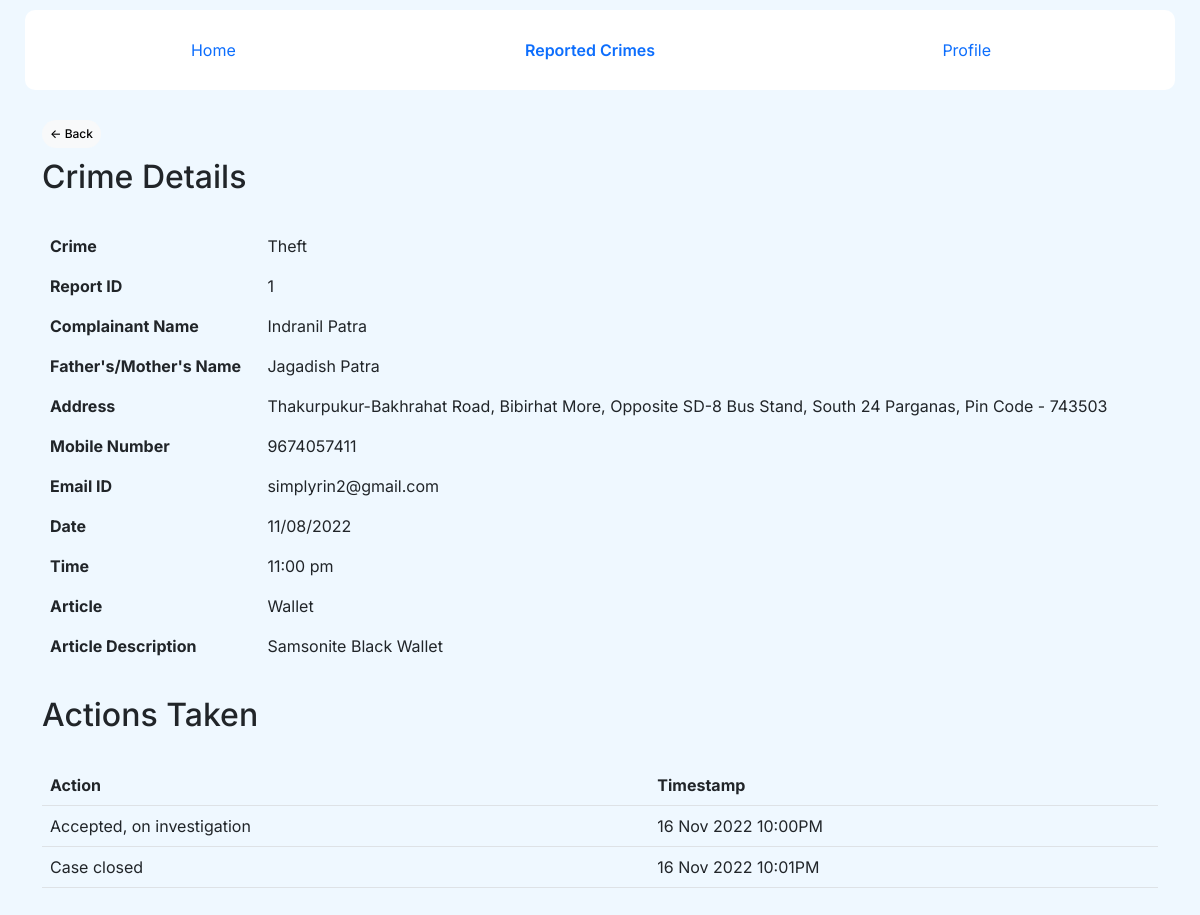
Screenshot of /reported-crimes/1 (signed in) with the database file from the repository.
### models.py (models this page shows)
class TheftFir(db.Model):
    __tablename__='theft_fir'
    id=db.Column(db.Integer, primary_key=True, autoincrement=True)
    ftime=db.Column(db.DateTime, nullable=False)
    username=db.Column(db.String, db.ForeignKey('user.username'), nullable=False)
    cname=db.Column(db.String, nullable=False)
    pname=db.Column(db.String, nullable=False)
    address=db.Column(db.String, nullable=False)
    mob=db.Column(db.String, nullable=False)
    email=db.Column(db.String, nullable=False)
    place=db.Column(db.String, nullable=False)
    datetime=db.Column(db.String, nullable=False)
    aname=db.Column(db.String, nullable=False)
    description=db.Column(db.String, nullable=False)
    closed=db.Column(db.Integer, nullable=False)

class Actions(db.Model):
    __tablename__='actions'
    id=db.Column(db.Integer, db.ForeignKey('theft_fir.id'), primary_key=True)
    accepted=db.Column(db.Boolean)
    accepted_timeStamp=db.Column(db.DateTime)
    rejected=db.Column(db.Boolean)
    rejected_timeStamp=db.Column(db.DateTime)
    closed_timeStamp=db.Column(db.DateTime)
    remarks=db.Column(db.String)

### manager.py (the view)
@app.route('/reported-crimes/<int:id>', methods=['GET'])
@login_required
def crimes_details(id):
    fir=db.session.query(TheftFir).filter(TheftFir.id==id and TheftFir.username==current_user.username).first()
    if fir is None:
        return render_template('error.html')
    action_taken=db.session.query(Actions).filter(Actions.id==id).first()
    remarks=''
    actions=[]
    actions_timestamp=[]
    if action_taken is None:
        pass
    else:
        if action_taken.accepted==True:
            actions.append('Accepted, on investigation')
            actions_timestamp.append(action_taken.accepted_timeStamp)
        else:
            remarks=action_taken.remarks
            if remarks==None:
                remarks='No remarks'
            actions.append('Rejected')
            actions_timestamp.append(action_taken.rejected_timeStamp)
        if fir.closed==1:
            actions.append('Case closed')
            actions_timestamp.append(action_taken.closed_timeStamp)
    return render_template('crime_details.html', fir=fir, actions=actions, actions_timestamp=actions_timestamp,remarks=remarks)

### manager.py (called while the page is built)
@login_manager.user_loader
def load_user(user_id):
    return User.query.get(int(user_id))

### templates/crime_details.html (shortened to what this page needs)
{% extends 'base.html' %}
{% block content %}
<nav class="nav justify-content-center nav-justified sticky-top">
    <a class="nav-link" href="/">Home</a>
    <a class="nav-link active" aria-current="page" href="/reported-crimes">Reported Crimes</a>
    <a class="nav-link" href="/profile">Profile</a>
</nav>
<div class="container">
    <a href="/reported-crimes"><span class="badge rounded-pill text-bg-light" style="padding: 8px; margin-bottom: 10px; font-weight: 500;"><- Back</span></a>
    <h2>Crime Details</h2>
    <table class="table table-borderless table-responsive" style="margin-top: 30px; margin-bottom: 30px;">
        <tbody>
          <tr>
            <th scope="row">Crime</th>
            <td>{{fir['__tablename__'].split('_')[0].title()}}</td>
          </tr>
          <tr>
            <th scope="row">Report ID</th>
            <td>{{fir['id']}}</td>
          </tr>
          <tr>
            <th scope="row">Complainant Name</th>
            <td>{{fir['cname']}}</td>
          </tr>
          <tr>
            <th scope="row">Father's/Mother's Name</th>
            <td>{{fir['pname']}}</td>
          </tr>
          <tr>
            <th scope="row">Address</th>
            <td>{{fir['address']}}</td>
          </tr>
          <tr>
            <th scope="row">Mobile Number</th>
            <td>{{fir['mob']}}</td>
          </tr>
          <tr>
            <th scope="row">Email ID</th>
            <td>{{fir['email']}}</td>
          </tr>
          <tr>
            <th scope="row">Date</th>
            <td>{{fir['datetime'].split(' ')[0]}}</td>
          </tr>
          <tr>
            <th scope="row">Time</th>
            <td>{{fir['datetime'].split(' ')[1]+" "+fir['datetime'].split(' ')[2]}}</td>
          </tr>
          <tr>
            <th scope="row">Article</th>
            <td>{{fir['aname']}}</td>
          </tr>
          <tr>
            <th scope="row">Article Description</th>
            <td>{{fir['description']}}</td>
          </tr>
        </tbody>
      </table>
      <h2 style="margin-bottom: 20px;">Actions Taken</h2>
      <table class="table table-responsive" style="margin-top: 30px; margin-bottom: 30px;">
        <thead>
          <th>Action</th>
          <th>Timestamp</th>
        </thead>
        <tbody>
          {% for action in actions %}
          <tr>
            <td>{{action}}
            </td>
            <td>{{actions_timestamp[loop.index-1].strftime('%d %b %Y  %I:%M%p')}}</td>
          </tr>
          {% endfor %}
        </tbody>
      </table>
</div>
{% endblock %}

### static/styles/base.css (style rules this page uses)
* { font-family: 'Inter', sans-serif; }
body { padding: 10px 25px; background-color: rgb(239, 248, 255); }
nav { padding: 20px; background-color: white; border-radius: 10px; }
.container { margin-top: 30px; }
.active { font-weight: 600; }
a { text-decoration: none; }

### rows the page displays
TheftFir: id "1", cname "Indranil Patra", pname "Jagadish Patra", address "Thakurpukur-Bakhrahat Road, Bibirhat More, Opposite SD-8 Bus Stand, South 24 Parganas, Pin Code - 743503", mob "9674057411", email "simplyrin2@gmail.com", datetime "11/08/2022", datetime "11:00 pm", aname "Wallet", description "Samsonite Black Wallet"
Actions: accepted_timeStamp "16 Nov 2022 10:00PM" "16 Nov 2022 10:01PM"

### other values shown
{{ fir['__tablename__'].split('_')[0].title() }} "Theft"
{{ action }} "Accepted, on investigation" "Case closed"
